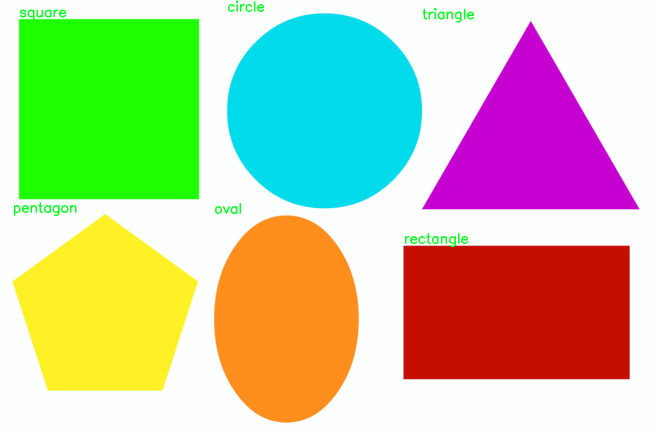
#> input picture shape_recognition/assets/img2.png, 1311 x 865 px (shown at 1/2 size)
$ python -i shape_detection.py   (imports and definitions only)
#> lines starting #> are read from the running program, lines starting #| are printed output that depends on the picture; after the words box and inside, x2 and y2 are one past the last pixel; in counts of white or black regions, pixels touching at a corner belong together
#> further down, picture is the input picture: shape (865, 1311, 3); mean B, G, R 155.7, 196.5, 190.2
### shape_recognition/src/shapes/shape.py
from abc import ABC, abstractmethod
# for abstract base class and abstract methods
import cv2
import numpy as np


class Shape(ABC):
    # abstract methods will be defined in subclasses
    def __init__(self, contour: np.ndarray):
        self.contour = contour
        self.c_x = 0
        self.c_y = 0

    @abstractmethod
    def detect_shapes(self) -> bool:
        pass

    @abstractmethod
    def contour_shapes(self) -> float:
        pass

    @abstractmethod
    def print_shape_info(self, img: cv2.Mat) -> None:
        pass

    def find_center(self) -> tuple:
        """Finds and returns the center coordinates (cx, cy) of the contour."""
        moments = cv2.moments(self.contour)
        if moments["m00"] != 0:
            self.c_x = int(moments["m10"] / moments["m00"])
            self.c_y = int(moments["m01"] / moments["m00"])
        else:
            self.c_x, self.c_y = 0, 0
        return self.c_x, self.c_y

### shape_recognition/src/shapes/triangle.py
from shape_recognition.src.shapes.shape import Shape
import cv2
import math
import numpy as np

epsilon = 0.04

class Triangle(Shape):
    def __init__(self, contour: np.ndarray):
        super().__init__(contour)
        self.name = "Triangle"
        self.c_x = None
        self.c_y = None
        self.area = 0

    def detect_shapes(self) -> bool:
        """
        Detect if the contour represents a triangle by approximating the contour
        and checking if it has 3 vertices.

        Returns:
            bool: True if the shape is a triangle, False otherwise.
        """
        # check if there is 3 edges
        approx = cv2.approxPolyDP(self.contour, epsilon * cv2.arcLength(self.contour, True), True)
        if len(approx) == 3:
            return True
        return False

    def contour_shapes(self) -> float:
        """
        Calculate the area of the triangle using Heron's formula.

        Returns:
            float: The area of the triangle.
        """
        # Approximate the contour to a polygon (triangle should have 3 vertices)
        approx = cv2.approxPolyDP(self.contour, 0.03 * cv2.arcLength(self.contour, True), True)

        # Check if it's a triangle (3 vertices)
        if len(approx) == 3:
            # Calculate the lengths of the sides of the triangle
            side1 = cv2.norm(approx[0][0] - approx[1][0])  # Distance between vertex 1 and 2
            side2 = cv2.norm(approx[1][0] - approx[2][0])  # Distance between vertex 2 and 3
            side3 = cv2.norm(approx[2][0] - approx[0][0])  # Distance between vertex 3 and 1

            # Use Heron's formula to calculate the area of the triangle
            s = (side1 + side2 + side3) / 2  # Semi-perimeter
            area = math.sqrt(s * (s - side1) * (s - side2) * (s - side3))  # Heron's formula
            self.area = round(area, 2)
        return self.area

    def print_shape_info(self, img: cv2.Mat) -> None:
        """
        Draw the square contour on the image and display its name and area.

        Args:
            img (cv2.Mat): The image on which the shape will be drawn.
        """
        self.find_center()
        self.contour_shapes()

        texts = [f"{self.name}", f"area:{self.area}"]
        font = cv2.FONT_HERSHEY_SIMPLEX
        cv2.drawContours(img, [self.contour], -1, (0, 255, 0), 2)
        x = self.c_x - 20
        y = self.c_y
        for text in texts:
            cv2.putText(img, text, (x, y), font, 0.5, (0, 0, 0), 1, cv2.LINE_AA)
            y = y + 20

### shape_recognition/src/shapes/square.py
from shape_recognition.src.shapes.shape import Shape
import cv2
import numpy as np

epsilon = 0.04

class Square(Shape):
    def __init__(self, contour: np.ndarray):
        super().__init__(contour)
        self.name = "Square"
        self.width = None
        self.height = None
        self.area = 0

    def detect_shapes(self) -> bool:
        """
        Detect if the contour represents a square by approximating the contour
        and checking if it has 4 sides and an aspect ratio close to 1.

        Returns:
            bool: True if the shape is a square, False otherwise.
        """
        approx = cv2.approxPolyDP(self.contour, epsilon * cv2.arcLength(self.contour, True), True)
        if len(approx) == 4:  # Square has 4 sides
            x, y, w, h = cv2.boundingRect(approx)
            aspect_ratio = float(w) / h
            if abs(aspect_ratio - 1) <= 0.2:  # Square has equal width and height
                return True
        return False

    def contour_shapes(self) -> float:
        """
        Calculate the area of the square based on its bounding rectangle.

        Returns:
            float: The area of the square.
        """
        # Calculate the bounding rectangle for the given contour (approx).
        # The function returns the top-left corner coordinates (x, y) and the width (w) and height (h)
        # of the smallest rectangle that can enclose the contour.
        approx = cv2.approxPolyDP(self.contour, 0.04 * cv2.arcLength(self.contour, True), True)
        if len(approx) == 4:
            x, y, w, h = cv2.boundingRect(approx)
            self.width = w
            self.height = h
            self.area = round(w*h, 2)

        return self.area

    def print_shape_info(self, img: cv2.Mat) -> None:
        """
        Draw the square contour on the image and display its name and area.

        Args:
            img (cv2.Mat): The image on which the shape will be drawn.
        """
        self.find_center()
        self.contour_shapes()

        self.contour_shapes()

        texts = [f"{self.name}", f"area:{self.area}"]
        font = cv2.FONT_HERSHEY_SIMPLEX
        cv2.drawContours(img, [self.contour], -1, (0, 255, 0), 2)
        x = self.c_x - 20
        y = self.c_y
        for text in texts:
            cv2.putText(img, text, (x, y), font, 0.5, (0, 0, 0), 1, cv2.LINE_AA)
            y = y + 20

### shape_recognition/src/shapes/rectangle.py
from shape_recognition.src.shapes.shape import Shape
import cv2
import numpy as np

epsilon = 0.01

class Rectangle(Shape):
    def __init__(self, contour: np.ndarray):
        super().__init__(contour)
        self.name = "Rectangle"
        self.width = 0
        self.height = 0
        self.area = 0

    def detect_shapes(self) -> bool:
        """
        Detect if the contour represents a rectangle by approximating the contour
        and checking if it has 4 sides and an aspect ratio that deviates from 1 (not a square).

        Returns:
            bool: True if the shape is a rectangle, False otherwise.
        """
        approx = cv2.approxPolyDP(self.contour, epsilon * cv2.arcLength(self.contour, True), True)
        if len(approx) == 4:  # Square has 4 sides
            x, y, w, h = cv2.boundingRect(approx)
            aspect_ratio = float(w) / h
            if abs(aspect_ratio - 1) > 0.1:  # Square has equal width and height
                return True
        return False

    def contour_shapes(self) -> float:
        """
        Calculate the area of the rectangle based on its bounding rectangle.

        Returns:
            float: The area of the rectangle.
        """

        approx = cv2.approxPolyDP(self.contour, 0.04 * cv2.arcLength(self.contour, True), True)
        if len(approx) == 4:
            # Calculate the bounding rectangle for the given contour (approx).
            # The function returns the top-left corner coordinates (x, y) and the width (w) and height (h)
            # of the smallest rectangle that can enclose the contour.
            x, y, w, h = cv2.boundingRect(approx)
            self.width = w
            self.height = h
            print(f"x,y= {x, y},h:{h}, w:{w}")
            self.area = round(w * h, 2)
        return self.area

    def print_shape_info(self, img: cv2.Mat) -> None:
        """
        Draw the rectangle contour on the image and display its name and area.

        Args:
            img (cv2.Mat): The image on which the shape will be drawn.
        """
        self.find_center()
        self.contour_shapes()

        texts = [f"{self.name}", f"area:{self.area}"]
        font = cv2.FONT_HERSHEY_SIMPLEX
        cv2.drawContours(img, [self.contour], -1, (0, 255, 0), 2)
        x = self.c_x - 20
        y = self.c_y
        for text in texts:
            cv2.putText(img, text, (x, y), font, 0.5, (0, 0, 0), 1, cv2.LINE_AA)
            y = y + 20

### shape_recognition/src/shapes/pentagon.py
from shape_recognition.src.shapes.shape import Shape
import cv2
import math
import numpy as np

epsilon = 0.03

class Pentagon(Shape):
    def __init__(self, contour: np.ndarray):
        super().__init__(contour)
        self.name = "Pentagon"
        self.area = 0

    def detect_shapes(self) -> bool:
        """
        Detect if the contour represents a pentagon by checking if the contour
        has exactly 5 vertices.

        Returns:
            bool: True if the shape is a pentagon, False otherwise.
        """
        # Approximate the contour with a polygon
        approx = cv2.approxPolyDP(self.contour, epsilon * cv2.arcLength(self.contour, True), True)
        if len(approx) == 5:
            return True
        return False

    def contour_shapes(self) -> float:
        """
        Calculate the area of the pentagon based on its side length.

        Returns:
            float: The area of the pentagon.
        """
        approx = cv2.approxPolyDP(self.contour, 0.03 * cv2.arcLength(self.contour, True), True)
        if len(approx) == 5:
            side_length = cv2.norm(approx[0][0] - approx[1][0])  # Distance between first and second vertex

            # For a regular pentagon, we can use the formula to calculate the area from side length
            self.area = round((1 / 4) * math.sqrt(5 * (5 + 2 * math.sqrt(5))) * (side_length ** 2), 2)
        return self.area

    def print_shape_info(self, img: cv2.Mat) -> None:
        """
        Draw the pentagon contour on the image and display its name and area.

        Args:
            img (cv2.Mat): The image on which the shape will be drawn.
        """
        self.find_center()
        self.contour_shapes()

        texts = [f"{self.name}", f"area:{self.area}"]
        font = cv2.FONT_HERSHEY_SIMPLEX
        cv2.drawContours(img, [self.contour], -1, (0, 255, 0), 2)
        x = self.c_x - 20
        y = self.c_y
        for text in texts:
            cv2.putText(img, text, (x, y), font, 0.5, (0, 0, 0), 1, cv2.LINE_AA)
            y = y + 20

### shape_recognition/src/shapes/hexagon.py
from shape_recognition.src.shapes.shape import Shape
import cv2
import math
import numpy as np

epsilon = 0.04

class Hexagon(Shape):
    def __init__(self, contour: np.ndarray):
        super().__init__(contour)
        self.name = "Hexagon"
        self.area = 0
        self.side_length = 0

    def detect_shapes(self) -> bool:
        """
        Detect if the contour represents a hexagon by checking if the shape
        has 6 vertices and comparing the area of the contour with the area
        of the fitted regular hexagon.

        Returns:
            bool: True if the shape is a hexagon, False otherwise.
        """
        # Approximate the contour to simplify its shape
        approx = cv2.approxPolyDP(self.contour, epsilon * cv2.arcLength(self.contour, True), True)
        # Check if the contour has exactly 6 vertices
        if len(approx) == 6:
            return abs(self.contour_shapes() - cv2.contourArea(self.contour))/cv2.contourArea(self.contour) < 0.1

        return False

    def contour_shapes(self) -> float:
        """
        Calculate the area of the regular hexagon based on the side length.

        Returns:
            float: Area of the hexagon.
        """
        if self.find_side_length():
            # For a regular hexagon, use the formula to calculate the area from side length
            self.area = round((3 * math.sqrt(3) / 2) * (self.side_length ** 2), 2)

        return self.area

    # [19 lines left out: function print_shape_info, not called in this run]

    def find_side_length(self) -> float:
        """
        Calculate the side length of the hexagon by measuring the distance
        between two consecutive vertices of the approximated contour.

        Returns:
            float: The side length of the hexagon.
        """
        approx = cv2.approxPolyDP(self.contour, 0.03 * cv2.arcLength(self.contour, True), True)
        # If the shape has 6 vertices, calculate the side length
        if len(approx) == 6:
            self.side_length = cv2.norm(approx[0][0] - approx[1][0])  # Distance between first and second vertex
        return self.side_length

### shape_recognition/src/shapes/circle.py
from shape_recognition.src.shapes.shape import Shape
import cv2
import math
import numpy as np

epsilon = 0.04

class Circle(Shape):
    def __init__(self, contour: np.ndarray):
        super().__init__(contour)
        self.name = "Circle"
        self.radius = None
        self.area = 0

    def detect_shapes(self) -> bool:
        """
        Detect if the contour represents a circle by comparing the area
        of the contour with the area of the enclosing circle.

        Returns:
            bool: True if the shape is a circle, False otherwise.
        """
        # Approximate the contour to simplify its shape
        approx = cv2.approxPolyDP(self.contour, epsilon * cv2.arcLength(self.contour, True), True)
        # Check if the contour has more than 6 vertices
        if len(approx) > 6:
            self.find_radius()
            # Compute the area of the contour
            contour_area = cv2.contourArea(self.contour)
            # Compute the area of the enclosing circle
            circle_area = self.contour_shapes()
            # Check if the contour area and circle area are similar
            # 15% tolerance
            return abs(contour_area - circle_area) / circle_area < 0.15
        return False
    def contour_shapes(self) -> float:
        """
        Calculate and return the area of the circle based on the radius.

        Returns:
            float: Area of the circle.
        """
        self.find_radius()
        self.area = round(math.pi * (self.radius ** 2), 2)
        return self.area

    def print_shape_info(self, img: cv2.Mat) -> None:
        """
        draw contours of the shape and information about shape
        Args:
            img (numpy.ndarray): The image on which to draw the shape.
        """
        self.find_center()
        self.find_radius()
        self.contour_shapes()

        texts = [f"{self.name}", f"radius: {self.radius}", f"area: {self.area}"]
        font = cv2.FONT_HERSHEY_SIMPLEX
        cv2.drawContours(img, [self.contour], -1, (0, 255, 0), 2)
        x = self.c_x-20
        y = self.c_y
        for text in texts:
            cv2.putText(img, text, (x, y), font, 0.5, (0, 0, 0), 1, cv2.LINE_AA)
            y = y+20

    def find_radius(self) -> None:
        """
        calculate the radius of the minimum enclosing circle for the contour
        """
        _, radius = cv2.minEnclosingCircle(self.contour)
        self.radius = round(radius, 2)

### shape_recognition/src/shapes/ellipse.py
from shape_recognition.src.shapes.shape import Shape
import cv2
import numpy as np
import math

epsilon = 0.02

class Ellipse(Shape):
    def __init__(self, contour: np.ndarray):
        super().__init__(contour)
        self.name = "Ellipse"
        self.area = 0

    def detect_shapes(self) -> bool:
        """
        Detect if the contour represents an ellipse by comparing the area
        of the contour with the area of the fitted ellipse.

        Returns:
            bool: True if the shape is an ellipse, False otherwise.
        """
        # Approximate the contour to simplify its shape
        approx = cv2.approxPolyDP(self.contour, epsilon * cv2.arcLength(self.contour, True), True)
        # Check if the contour has more than 6 vertices
        if len(approx) > 6:
            # compare actual area of contour to the area of fitted ellipse if error rate below %10 return true
            return abs(self.contour_shapes() - cv2.contourArea(self.contour))/cv2.contourArea(self.contour) < 0.1

        return False

    def contour_shapes(self) -> float:
        """
        Fits an ellipse to the contour and calculates the area of the ellipse.

        Returns:
            float: Area of the fitted ellipse.
        """
        # Fit an ellipse to the contour
        ellipse = cv2.fitEllipse(self.contour)

        # Get the axes lengths (semi-major and semi-minor axes)
        (center, axes, angle) = ellipse
        a = axes[0] / 2  # semi-major axis
        b = axes[1] / 2  # semi-minor axis

        # Calculate the area of the ellipse
        self.area = round(math.pi * a * b, 2)
        return self.area

    def print_shape_info(self, img: cv2.Mat) -> None:
        """
        draw contours of the shape and information about shape
        Args:
            img (numpy.ndarray): The image on which to draw the shape.
        """
        self.find_center()
        self.contour_shapes()

        texts = [f"{self.name}", f"area:{self.area}"]
        font = cv2.FONT_HERSHEY_SIMPLEX
        cv2.drawContours(img, [self.contour], -1, (0, 255, 0), 2)
        x = self.c_x-20
        y = self.c_y
        for text in texts:
            cv2.putText(img, text, (x, y), font, 0.5, (0, 0, 0), 1, cv2.LINE_AA)
            y = y+20

### shape_recognition/src/compare_centers.py
import math


# calculate the distance between center of the detected objects
def calculate_distance(center1: tuple, center2: tuple) -> float:
    """
    Calculate distance between two points (centers).
    """
    return math.sqrt((center1[0] - center2[0])**2 + (center1[1] - center2[1])**2)


# compare the centers of new shape to old shapes
def compare_centers(c_x: int, c_y: int, detected_centers: list, threshold: int) -> bool:
    """
    Compare the center (c_x, c_y) of a new shape to previously detected shape centers.

    Args:
        c_x (int): X coordinate of the new shape's center.
        c_y (int): Y coordinate of the new shape's center.
        detected_centers (list): List of previously detected center coordinates (x, y).
        threshold (int): The distance threshold to consider shapes as duplicates (default is 20).

    Returns:
        bool: True if the new shape's center is sufficiently far from existing ones, False if it's too close.
    """
    is_new_shape = True
    for (center_x, center_y) in detected_centers:
        if calculate_distance((c_x, c_y), (center_x, center_y)) < threshold:  # Mesafeyi ayarlayabilirsin
            is_new_shape = False
            break

    return is_new_shape

### shape_recognition/src/shape_detection.py
import cv2
from shape_recognition.src.shapes.square import Square
from shape_recognition.src.shapes.circle import Circle
from shape_recognition.src.shapes.ellipse import Ellipse
from shape_recognition.src.shapes.triangle import Triangle
from shape_recognition.src.shapes.hexagon import Hexagon
from shape_recognition.src.shapes.rectangle import Rectangle
from shape_recognition.src.shapes.pentagon import Pentagon
from shape_recognition.src.compare_centers import compare_centers

# store detected shapes center in a list to prevent second detection of same shape
detected_centers = []


def detect_shapes(img: cv2.Mat) -> list:
    # RGB values are multiplied by some values and converted to only one value for each pixel(grayscale)
    gray = cv2.cvtColor(img, cv2.COLOR_BGR2GRAY)
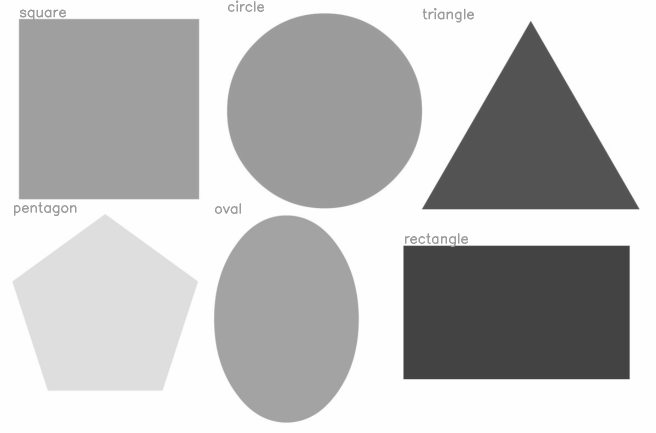
#> gray: shape (865, 1311) (shown at 1/2 size); min 64, max 255, mean 189.8

    # Gaussian Blur to smooth the image.
    # Each pixel's value is adjusted based on the weighted average of its neighbors
    # using a Gaussian kernel, which reduces noise and detail.
    blurred = cv2.GaussianBlur(gray, (5, 5), 0)

    # Edge Detection
    # Pixels with gradient values above 80 are considered edges,
    # while those below 30 are discarded. Values between 30 and 80 are
    # checked for continuity to determine if they should be considered edges.
    edges = cv2.Canny(blurred, 30, 80)
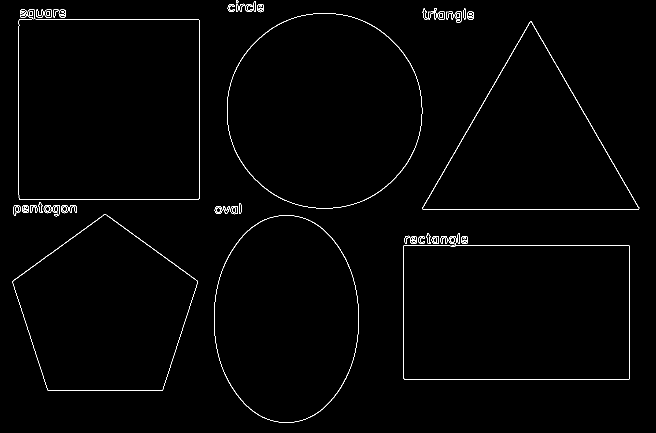
#> edges: shape (865, 1311) (shown at 1/2 size); 1% white in thin lines or dots

    # show the result of these steps
    # this step for facilitating finding suitable parameters for given image to detect shapes
    gray_resized = cv2.resize(gray, (img.shape[1], img.shape[0]))
    blurred_resized = cv2.resize(blurred, (img.shape[1], img.shape[0]))
    edges_resized = cv2.resize(edges, (img.shape[1], img.shape[0]))
    combined_image = cv2.hconcat([gray_resized, blurred_resized, edges_resized])
    cv2.imshow("Combined Output", combined_image)

    # Find contours in the edge-detected image.
    # RETR_TREE retrieves all contours and organizes them into a hierarchical tree structure.
    # CHAIN_APPROX_SIMPLE compresses horizontal, vertical, and diagonal segments to save memory.
    contours, _ = cv2.findContours(edges, cv2.RETR_TREE, cv2.CHAIN_APPROX_SIMPLE)
#> contours = 128 contours, 19 with area under 20; largest, box (x1, y1, x2, y2) and area: (37, 19, 399, 399) 130165, (37, 19, 399, 399) 130154, (806, 472, 1260, 759) 120936, (806, 491, 1260, 759) 120920, (454, 26, 845, 417) 119880
#> (the rest of the program and of its run is left out)
